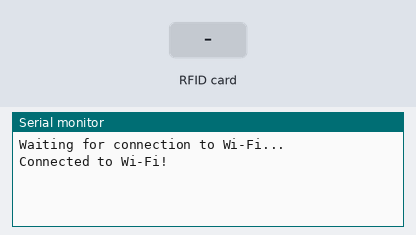
Bench run of a sketch on a simulated ESP32. On the bench: the last lines printed to the serial monitor. Inputs (shaded band) come from the test bench. WiFi joins after 1.5 s; servers stay silent unless stated.

Above: at 2.7 s.
2.8 s: RFID card 32 63 78 4D held to the reader
At 4.8 s:
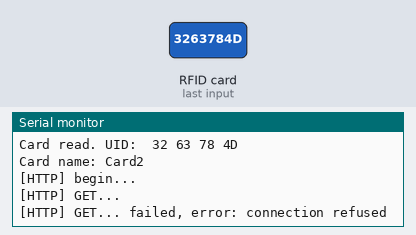
5.1 s: RFID card A2 4A EE 4B held to the reader
At 6.0 s:
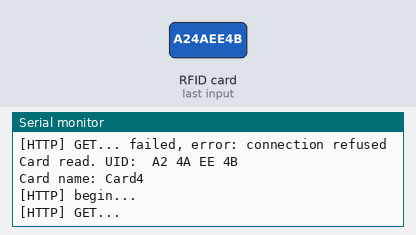
7.3 s: RFID card A2 1D 9C 4D held to the reader
At 8.23 s:
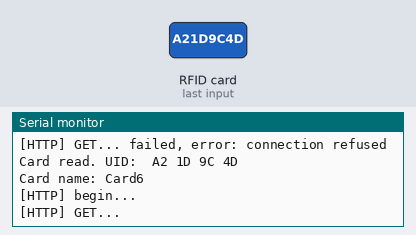
9.5 s: RFID card 5E 7A 19 C4 held to the reader
At 10.46 s:
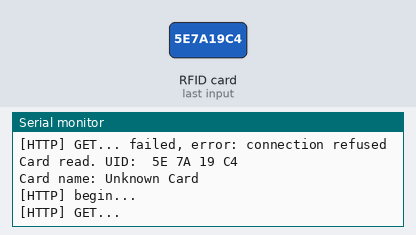

The sketch:

card_scanner_test_rc522.ino
```cpp
#include <Arduino.h>
#include <WiFi.h>
#include <WiFiMulti.h>
#include <HTTPClient.h>
#include <SPI.h>
#include <MFRC522.h>

#define RST_PIN         22
#define SS_PIN          21

String lastCardName = "";

MFRC522 mfrc522(SS_PIN, RST_PIN);  // Create MFRC522 instance

// Define an array of UUIDs
const char* uuids[] = {
  "1391d43",
  "3263784d",
  "b1fcbd6",
  "a24aee4b",
  "b1a37b9",
  "a21d9c4d",
  "b1e8316",
  "929b444d",
  "f12a5c9",
  "717f5347",
  "c1b6af9"
};

// Corresponding names for each UUID
const char* names[] = {
  "Card1",
  "Card2",
  "Card3",
  "Card4",
  "Card5",
  "Card6",
  "Card7",
  "Card8",
  "Card9",
  "Card10",
  "Card11"
};

unsigned long lastReadTime = 0;
unsigned long readInterval = 1000; // Interval between card reading operations in milliseconds

WiFiMulti wifiMulti;

void setup() {
  Serial.begin(115200);
  SPI.begin();      // Initiate SPI bus
  mfrc522.PCD_Init(); // Initiate MFRC522

  Serial.println();
  Serial.println("Waiting for connection to Wi-Fi...");

  wifiMulti.addAP("SSID", "Password");  // Add your WLAN SSID and password

  while (wifiMulti.run() != WL_CONNECTED) {
    delay(1000);
    Serial.println("Connecting to Wi-Fi...");
  }

  Serial.println("Connected to Wi-Fi!");
}

void loop() {
  // Check if it's time to read a card
  if (millis() - lastReadTime > readInterval) {
    if (readCard()) {
      sendHttpRequest(lastCardName);
    }
    lastReadTime = millis();
  }
}

bool readCard() {
  // Look for new cards
  if (!mfrc522.PICC_IsNewCardPresent() || !mfrc522.PICC_ReadCardSerial()) {
    return false;
  }

  // Print UID
  Serial.print("Card read. UID: ");
  String uidString = "";
  for (byte i = 0; i < mfrc522.uid.size; ++i) {
    Serial.print(mfrc522.uid.uidByte[i] < 0x10 ? " 0" : " ");
    Serial.print(mfrc522.uid.uidByte[i], HEX);
    uidString += String(mfrc522.uid.uidByte[i], HEX);
  }
  Serial.println();

  // Search for the UID in the array and get the corresponding name
  const char* cardName = getCardName(uidString.c_str());

  lastCardName = cardName;
  Serial.print("Card name: ");
  Serial.println(cardName);

  return true;
}

const char* getCardName(const char* uid) {
  for (int i = 0; i < sizeof(uuids) / sizeof(uuids[0]); i++) {
    if (strcmp(uid, uuids[i]) == 0) {
      return names[i];
    }
  }
  return "Unknown Card";
}

void sendHttpRequest(String card) {
  HTTPClient http;

  Serial.println("[HTTP] begin...");

  // Create the URL with the name as a query parameter
  String serverUrl = "http://IP_Address:3000/result/";
  String uidString = "";
  for (byte i = 0; i < mfrc522.uid.size; ++i) {
    uidString += String(mfrc522.uid.uidByte[i], HEX);
  }
  const char* cardName = getCardName(uidString.c_str());

  serverUrl += cardName;

  http.begin(serverUrl);

  Serial.println("[HTTP] GET...");

  int httpCode = http.GET();

  if (httpCode > 0) {
    Serial.printf("[HTTP] GET... code: %d\n", httpCode);

    if (httpCode == HTTP_CODE_OK) {
      String payload = http.getString();
      Serial.println(payload);
    }
  } else {
    Serial.printf("[HTTP] GET... failed, error: %s\n", http.errorToString(httpCode).c_str());
  }

  http.end();
}
```

Measured:
- after the input at 2.8 s, the serial monitor: prints a new line after 0.81 s (image 1)
- after the input at 5.1 s, the serial monitor: prints a new line after 0.74 s (image 2)
- after the input at 7.3 s, the serial monitor: prints a new line after 0.77 s (image 3)
- after the input at 9.5 s, the serial monitor: prints a new line after 0.81 s (image 4)
